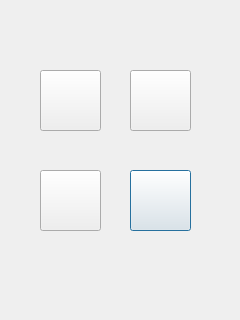
<?xml version="1.0" encoding="UTF-8"?>
<ui version="4.0">
 <class>ces</class>
 <widget class="QDialog" name="ces">
  <property name="geometry">
   <rect>
    <x>0</x>
    <y>0</y>
    <width>240</width>
    <height>320</height>
   </rect>
  </property>
  <property name="windowTitle">
   <string>Dialog</string>
  </property>
  <widget class="QPushButton" name="backButton">
   <property name="geometry">
    <rect>
     <x>130</x>
     <y>170</y>
     <width>61</width>
     <height>61</height>
    </rect>
   </property>
   <property name="styleSheet">
    <string notr="true">border-image: url(:/image/444.png);</string>
   </property>
   <property name="text">
    <string/>
   </property>
  </widget>
  <widget class="QPushButton" name="pulseButton">
   <property name="geometry">
    <rect>
     <x>40</x>
     <y>170</y>
     <width>61</width>
     <height>61</height>
    </rect>
   </property>
   <property name="styleSheet">
    <string notr="true">border-image: url(:/image/333.png);</string>
   </property>
   <property name="text">
    <string/>
   </property>
  </widget>
  <widget class="QPushButton" name="bloodGlucoseButton">
   <property name="geometry">
    <rect>
     <x>40</x>
     <y>70</y>
     <width>61</width>
     <height>61</height>
    </rect>
   </property>
   <property name="styleSheet">
    <string notr="true">border-image: url(:/image/111.png);</string>
   </property>
   <property name="text">
    <string/>
   </property>
  </widget>
  <widget class="QPushButton" name="bloodPressureButton">
   <property name="geometry">
    <rect>
     <x>130</x>
     <y>70</y>
     <width>61</width>
     <height>61</height>
    </rect>
   </property>
   <property name="styleSheet">
    <string notr="true">border-image: url(:/image/222.png);</string>
   </property>
   <property name="text">
    <string/>
   </property>
  </widget>
 </widget>
 <resources/>
 <connections/>
</ui>
